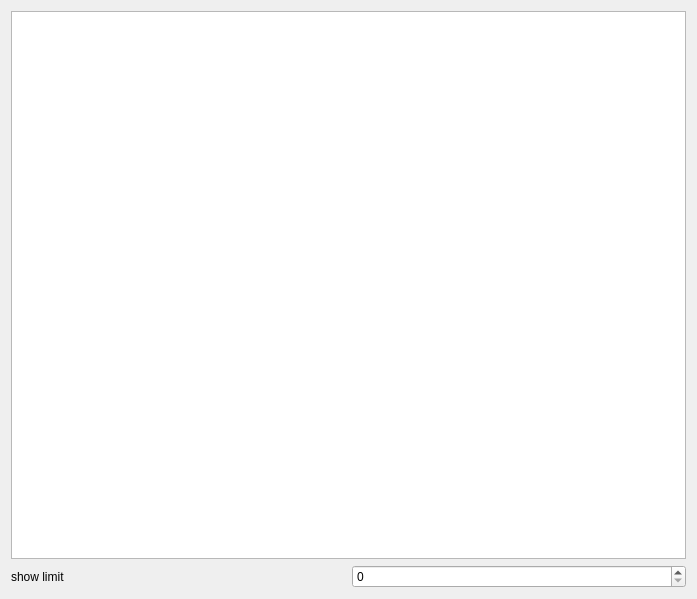
<?xml version="1.0" encoding="UTF-8"?>
<ui version="4.0">
 <class>SerialData</class>
 <widget class="QWidget" name="SerialData">
  <property name="geometry">
   <rect>
    <x>0</x>
    <y>0</y>
    <width>697</width>
    <height>599</height>
   </rect>
  </property>
  <property name="windowTitle">
   <string>Serial-Data</string>
  </property>
  <layout class="QGridLayout" name="gridLayout">
   <item row="0" column="0">
    <widget class="QTableView" name="tableView"/>
   </item>
   <item row="1" column="0">
    <layout class="QHBoxLayout" name="horizontalLayout">
     <item>
      <widget class="QLabel" name="labelShowLimit">
       <property name="text">
        <string>show limit</string>
       </property>
      </widget>
     </item>
     <item>
      <widget class="QSpinBox" name="spinBoxShowLimit"/>
     </item>
    </layout>
   </item>
  </layout>
 </widget>
 <resources/>
 <connections/>
</ui>
